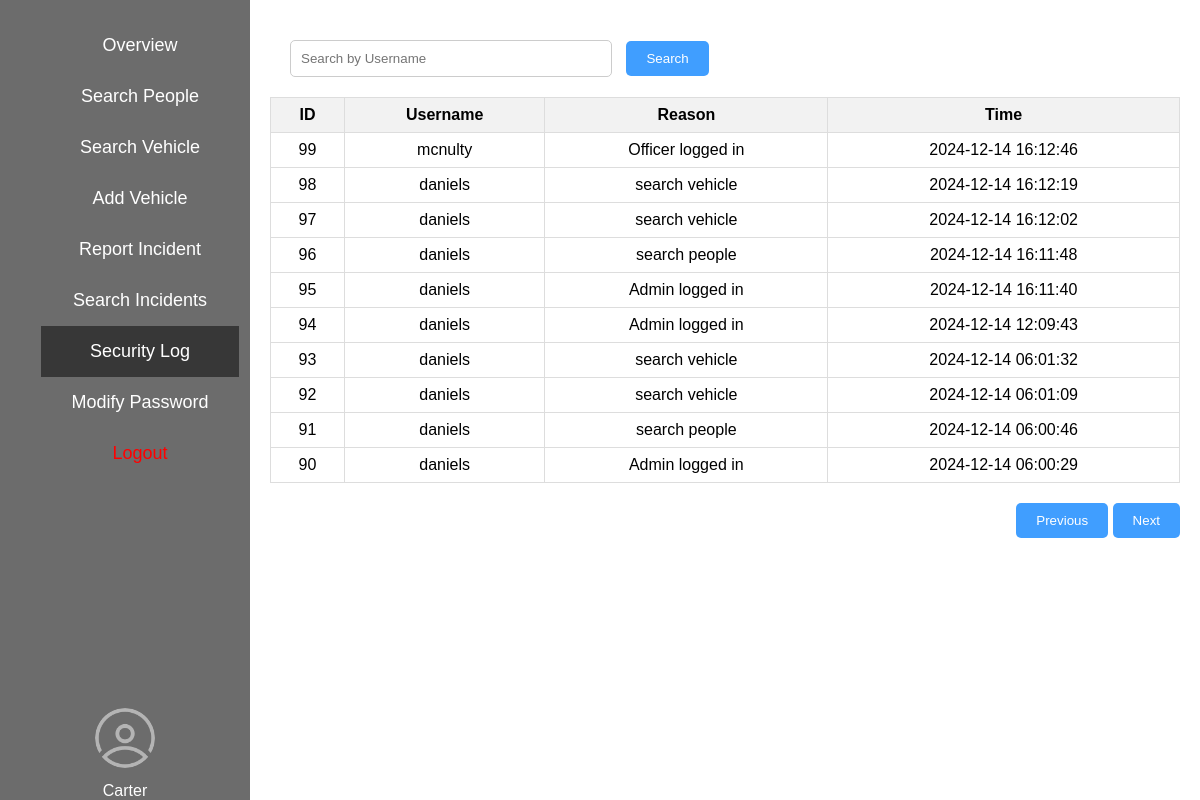
Page /html/cw2/dashboard/logger.php (signed in) on the committed database.
### tables this page shows
CREATE TABLE `log` (
  `id` int(11) NOT NULL,
  `username` varchar(255) NOT NULL,
  `reason` varchar(255) DEFAULT NULL,
  `time` datetime NOT NULL DEFAULT current_timestamp() ON UPDATE current_timestamp(),
  `user_id` int(11) DEFAULT NULL
);

### html/cw2/dashboard/db.inc.php (called while the page is built)
<?php
return [
    'mariadb',
    'root',
    'rootpwd',
    'coursework2'
];

### html/cw2/dashboard/utils.php (called while the page is built, shortened)
<?php
$configDriver = include './db.inc.php';
include 'databaseUtils.php';
function getConnect()
{
    global $configDriver;
    return new DB(
        $configDriver[0],
        $configDriver[1],
        $configDriver[2],
        $configDriver[3],
        3306
    );
}
$db = getConnect();
return $db;

### html/cw2/dashboard/databaseUtils.php (called while the page is built, shortened)
<?php
class DB
{
    var $connector = null;
    function __construct($db_host, $db_user, $db_pass, $db_name, $db_port)
    {
        $this->connector = mysqli_connect($db_host, $db_user, $db_pass, $db_name, $db_port);
        mysqli_query($this->connector, "set sql_mode = ''");
        mysqli_query($this->connector, "set character set 'utf8'");
        mysqli_query($this->connector, "set names 'utf8'");
        return true;
    }
    function get_rows($q)
    {
        $result = mysqli_query($this->connector, $q);
        $rows = [];
        while ($row = mysqli_fetch_assoc($result)) {
            $rows[] = $row;
        }
        return $rows;
    }
}

### html/cw2/dashboard/logger.php (the view, shortened to what this page needs)
<?php
$db = include './utils.php';
include 'tab.php';
?>
<?php
$content = $_GET['search'] ?? '';
$queryOutput = [];
$page = $_GET['page'] ?? 1;
$page = intval($page);
if ($content) {
    $sql = 'select * from log where username = "' . $content . '" order by id desc limit ' . ($page - 1) * 10 . ', 10';
    $queryOutput = $db->get_rows($sql);
} else {
    $sql = 'select * from log order by id desc limit ' . ($page - 1) * 10 . ', 10';
    $queryOutput = $db->get_rows($sql);
}
$pre = 'logger.php?page=' . max($page - 1, 1) . ($content ? '&search=' . $content : '');
$next = 'logger.php?page=' . ($page + 1) . ($content ? '&search=' . $content : '');
?>
<div class="search-container">
    <form action="logger.php" method="get">
        <input type="text" name="search" placeholder="Search by Username"
               value="<?= htmlspecialchars($content) ?>">
        <input type="submit" value="Search">
    </form>
</div>
<table class="results-table">
    <thead>
    <tr>
        <th>ID</th>
        <th>Username</th>
        <th>Reason</th>
        <th>Time</th>
    </tr>
    </thead>
    <tbody>
    <?php foreach ($queryOutput as $row): ?>
        <tr style="text-align: center">
            <td><?= htmlspecialchars($row['id']) ?></td>
            <td><?= htmlspecialchars($row['username']) ?></td>
            <td><?= htmlspecialchars($row['reason']) ?></td>
            <td><?= htmlspecialchars($row['time']) ?></td>
        </tr>
    <?php endforeach; ?>
    </tbody>
</table>
<div style="float: right;margin-top: 20px;">
    <button class="page"><a href="<?= $pre ?>">Previous</a></button>
    <button class="page"><a href="<?= $next ?>">Next</a></button>
</div>
</div>
</body>
</html>

### html/cw2/dashboard/tab.php (style rules this page uses)
body { display: flex; margin: 0; font-family: Arial, sans-serif; }

### html/cw2/dashboard/logger.php (style rules this page uses)
.search-container { margin: 20px; }
.search-container input[type="text"] { width: 300px; padding: 10px; margin-right: 10px; border: 1px solid #ccc; border-radius: 5px; }
.search-container input[type="submit"] { padding: 10px 20px; background-color: #409eff; border: none; border-radius: 5px; color: #fff; cursor: pointer; }
.results-table { width: 100%; border-collapse: collapse; margin-top: 20px; }
.results-table th, .results-table td { border: 1px solid #ddd; padding: 8px; }
.results-table th { background-color: #f2f2f2; }
.page { padding: 10px 20px; background-color: #409eff; border: none; border-radius: 5px; color: #fff; cursor: pointer; }
a { text-decoration: none; color: #fff; }

### rows in the picture
log: id "99", username "mcnulty", reason "Officer logged in", time "2024-12-14 16:12:46"
log: id "98", username "daniels", reason "search vehicle", time "2024-12-14 16:12:19"
log: id "97", username "daniels", reason "search vehicle", time "2024-12-14 16:12:02"
log: id "96", username "daniels", reason "search people", time "2024-12-14 16:11:48"
log: id "95", username "daniels", reason "Admin logged in", time "2024-12-14 16:11:40"
log: id "94", username "daniels", reason "Admin logged in", time "2024-12-14 12:09:43"
log: id "93", username "daniels", reason "search vehicle", time "2024-12-14 06:01:32"
log: id "92", username "daniels", reason "search vehicle", time "2024-12-14 06:01:09"
log: id "91", username "daniels", reason "search people", time "2024-12-14 06:00:46"
log: id "90", username "daniels", reason "Admin logged in", time "2024-12-14 06:00:29"

### other values in the picture
$username "Carter"
